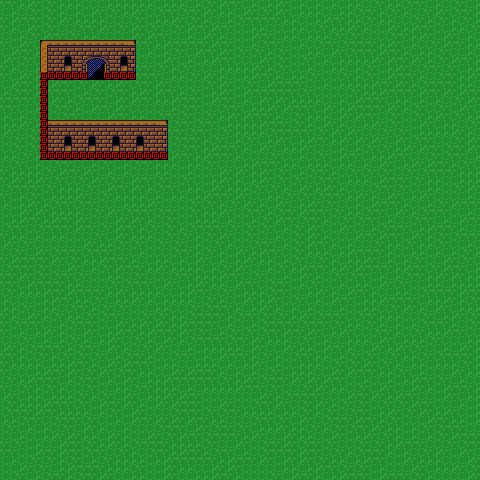

This game map was drawn from its Tiled (.tmx) file and the tilesets committed beside it. A one-line description and the trimmed map source follow:
An orthogonal 60x60 tile map with 8x8 px tiles, 4 tile layers (background, overwrap, front, collision).

<map version="1.10" tiledversion="1.11.0" orientation="orthogonal" renderorder="right-down" width="60" height="60" tilewidth="8" tileheight="8" infinite="0" nextlayerid="7" nextobjectid="1">
 <tileset firstgid="1" name="background" tilewidth="8" tileheight="8" tilecount="1024" columns="32">
  <image source="background.png" trans="000000" width="256" height="256" />
 </tileset>
 <layer id="1" name="background" width="60" height="60">
  <data>[3600 cells, 3600 non-empty, 3 distinct tile ids]</data>
 </layer>
 <layer id="5" name="overwrap" width="60" height="60">
  <data>[3600 cells, 26 non-empty, 6 distinct tile ids]</data>
 </layer>
 <layer id="2" name="front" width="60" height="60">
  <data>[3600 cells, 119 non-empty, 18 distinct tile ids]</data>
 </layer>
 <layer id="4" name="collision" width="60" height="60">
  <data>[3600 cells, 35 non-empty, 1 distinct tile ids]</data>
 </layer>
</map>